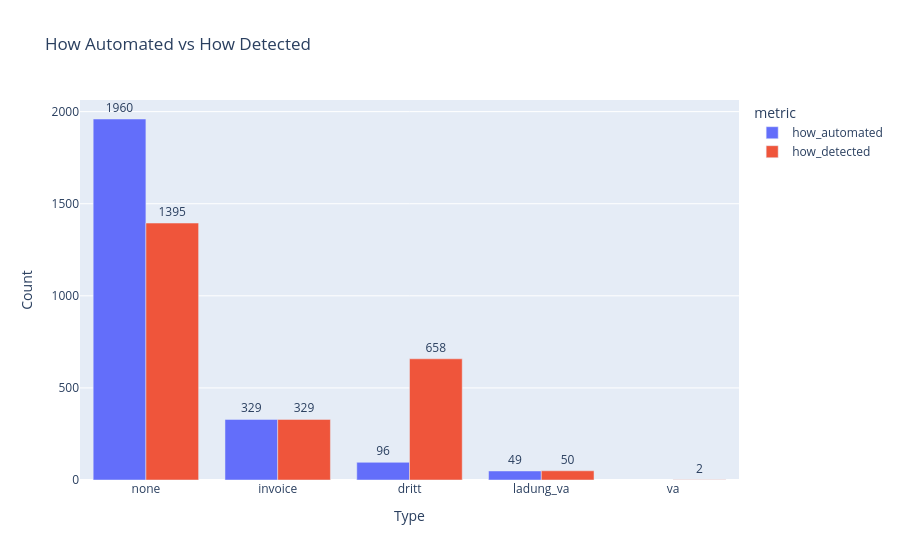

Notebook source saved alongside this figure:
### Code cell
# plot how_automated and how_detected value counts with plotly
import plotly.express as px

plot_df = (
    pd.concat(
        [
            final_backlog_results['how_automated'].value_counts().rename_axis('category').reset_index(name='count').assign(metric='how_automated'),
            final_backlog_results['how_detected'].value_counts().rename_axis('category').reset_index(name='count').assign(metric='how_detected'),
        ]
    )
)

fig = px.bar(
    plot_df,
    x='category',
    y='count',
    color='metric',
    barmode='group',
    text='count',
    title='How Automated vs How Detected',
)
fig.update_traces(textposition='outside')
fig.update_layout(xaxis_title='Type', yaxis_title='Count')
fig.show()

### Figure 1 — Plotly figure (JSON) as saved in the notebook; plotly's stock layout.template omitted (floating-point values rounded to 4 significant figures)
{"data": [{"alignmentgroup": "True", "hovertemplate": "metric=how_automated<br>category=%{x}<br>count=%{text}<extra></extra>", "legendgroup": "how_automated", "marker": {"color": "#636efa", "pattern": {"shape": ""}}, "name": "how_automated", "offsetgroup": "how_automated", "orientation": "v", "showlegend": true, "text": [1960.0, 329.0, 96.0, 49.0], "textposition": "outside", "type": "bar", "x": ["none", "invoice", "dritt", "ladung_va"], "xaxis": "x", "y": [1960, 329, 96, 49], "yaxis": "y"}, {"alignmentgroup": "True", "hovertemplate": "metric=how_detected<br>category=%{x}<br>count=%{text}<extra></extra>", "legendgroup": "how_detected", "marker": {"color": "#EF553B", "pattern": {"shape": ""}}, "name": "how_detected", "offsetgroup": "how_detected", "orientation": "v", "showlegend": true, "text": [1395.0, 658.0, 329.0, 50.0, 2.0], "textposition": "outside", "type": "bar", "x": ["none", "dritt", "invoice", "ladung_va", "va"], "xaxis": "x", "y": [1395, 658, 329, 50, 2], "yaxis": "y"}], "layout": {"barmode": "group", "legend": {"title": {"text": "metric"}, "tracegroupgap": 0}, "title": {"text": "How Automated vs How Detected"}, "xaxis": {"anchor": "y", "domain": [0, 1], "title": {"text": "Type"}}, "yaxis": {"anchor": "x", "domain": [0, 1], "title": {"text": "Count"}}}}
